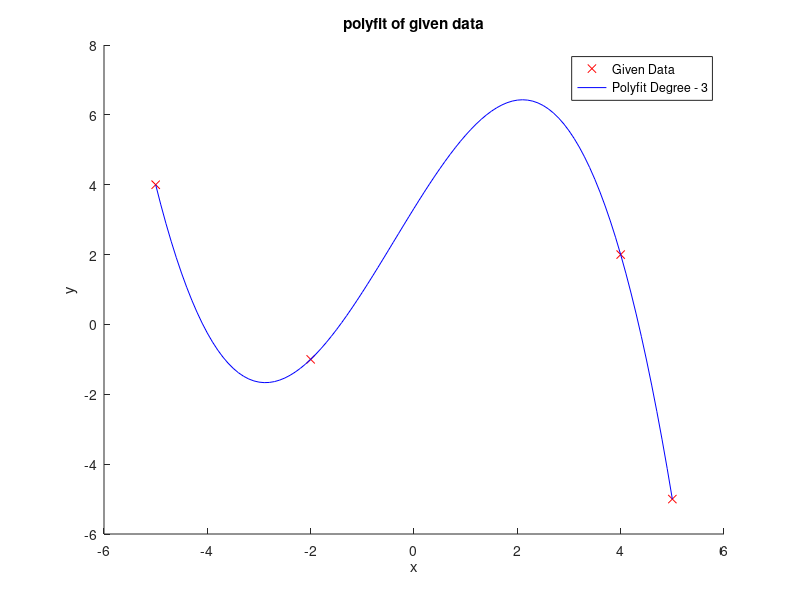

Source code (MATLAB):
% Joshua Oates
% this is my code for prelab 5

%% Section 0 - clean up
clear all;
close all;
clc;

%% Section 1
% NOTE: This must be done before lab. If it is not completed, you will not be allowed into lab. 
% Use the polyfit() command to find the coefficients of a 3rd order polynomial that passes through the 
% points (-5,4), (-2, -1), (4, 2), and (5,-5).  
x = [-5,-2,4,5];
y = [4,-1,2,-5];

p = polyfit(x,y,3);

% Evaluate and plot the polynomial on the interval [-5:.1:5] using
% the polyval() command.  Also, plot the points on the line from above using red x’s as data markers. 

hold on
plot(x,y,'x r')
X = -5:.1:5;
Y = polyval(p,X);
plot(X,Y,'b')
xlabel("x")
ylabel("y")
title("polyfit of given data")
legend("Given Data","Polyfit Degree - 3")
% Be sure to label your plot.  Finally, comment on how is the polyfit() command similar to Newton's Divided 
% Difference method?
disp("polyfit() is similar to Newton's Divided Difference method in that they both aim to interpolate, or get as close as possible, to the given data")
